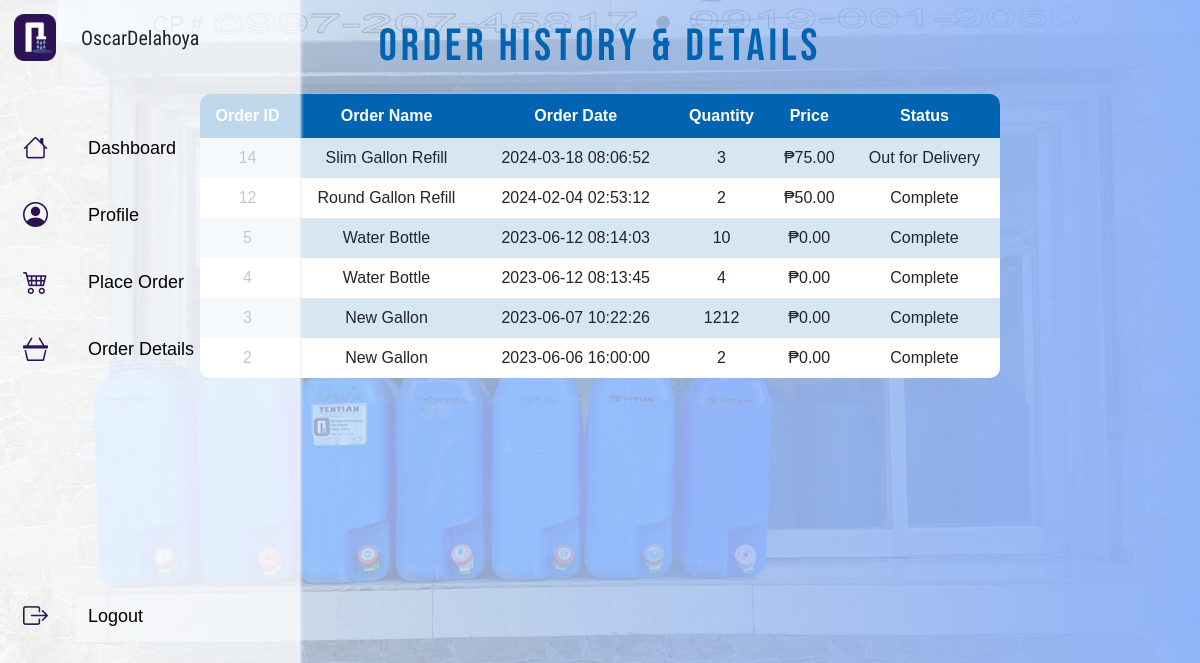
The app's page /customer/orderDetails.php (signed in) with its own data.
### tables this page shows
CREATE TABLE `orders` (
  `order_id` int(11) NOT NULL,
  `order_name` varchar(255) NOT NULL,
  `quantity` int(11) NOT NULL,
  `price` int(15) NOT NULL,
  `full_name` varchar(255) NOT NULL,
  `complete_address` varchar(255) NOT NULL,
  `date_created` timestamp NOT NULL DEFAULT current_timestamp(),
  `status` enum('Pending','Approved','Declined','Complete','Out for Delivery','Cancell') NOT NULL,
  `remarks` varchar(80) NOT NULL
);

### customer/orderDetails.php (the view, shortened to what this page needs)
<?php
$user = $_SESSION['user'];
include('../Connection/Connection.php');
$sql = "SELECT order_id, order_name, date_created, quantity, price,
               CASE
                    WHEN status = 'Ongoing Deliver' THEN 'Out For Delivery'
                    ELSE status
               END as status
        FROM orders
        WHERE full_name = '" . $user['full_name'] . "'
        ORDER BY order_id DESC";
$stmt = $conn->prepare($sql);
$stmt->execute();
$orders = $stmt->fetchAll(PDO::FETCH_ASSOC);
?>
<!DOCTYPE html>
<html>
<head>
    <link href="https://cdn.jsdelivr.net/npm/bootstrap@5.3.0-alpha3/dist/css/bootstrap.min.css" rel="stylesheet">
    <link rel="stylesheet" href="https://cdn.jsdelivr.net/npm/bootstrap-icons@1.10.5/font/bootstrap-icons.css">
    <link rel="stylesheet" href="../CSS/navstyle.css">
    <link rel="stylesheet" href="https://unpkg.com/aos@next/dist/aos.css"/>
</head>
<body>
    <?php include ('../customer/customerSidebar.php') ?>
    <div class="main-content">
        <div class="orderD-header"><h1>Order History & Details</h1></div>
        <div class="order-table" data-aos="fade-up">
            <table>
                <thead>
                    <tr>
                        <th scope="col">Order ID</th>
                        <th scope="col">Order Name</th>
                        <th scope="col">Order Date</th>
                        <th scope="col">Quantity</th>
                        <th scope="col">Price</th>
                        <th scope="col">Status</th>
                    </tr>
                </thead>
                <tbody>
                    <?php foreach ($orders as $order): ?>
                        <tr>
                            <td><?= $order['order_id']; ?></td>
                            <td><?= $order['order_name']; ?></td>
                            <td><?= $order['date_created']; ?></td>
                            <td><?= $order['quantity']; ?></td>
                            <td><?= '₱' . number_format($order['price'], 2); ?></td>
                            <td><?= $order['status']; ?></td>
                        </tr>
                    <?php endforeach; ?>
                </tbody>
            </table>
        </div>
    </div>
</body>
</html>

### CSS/navstyle.css (style rules this page uses)
* { padding: 0%; margin: 0%; font-family: sans-serif; }
body { height: 100px; background: linear-gradient(to right, #ebf8faa6, #8fb4fafa), url('../image/store-front.jpg') no-repeat center center fixed; background-size: cover; }
.main-content { max-width: 70%; margin: 0 auto; padding: 20px; box-sizing: border-box; }
.orderD-header h1 { font-family: 'Bebas Neue', sans-serif; letter-spacing: 4px; color: #0064B2; font-size: 45px; text-align: center; }
table { width: 100%; border-collapse: collapse; text-align: center; margin-top: 20px; }
table td, table th { padding: 8px; }
table tr:nth-child(even) { background-color: #fff; }
table tr:nth-child(odd) { background-color: #D7E6F3; }
table th { padding-top: 10px; padding-bottom: 10px; background-color: #0064B2; color: white; text-align: center; }
.order-table table { border-radius: 10px; overflow: hidden; }

### records on screen
orders: order_id "14", order_name "Slim Gallon Refill", date_created "2024-03-18 08:06:52", quantity "3", price "75.00", status "Out for Delivery"
orders: order_id "12", order_name "Round Gallon Refill", date_created "2024-02-04 02:53:12", quantity "2", price "50.00", status "Complete"
orders: order_id "5", order_name "Water Bottle", date_created "2023-06-12 08:14:03", quantity "10", price "0.00", status "Complete"
orders: order_id "4", order_name "Water Bottle", date_created "2023-06-12 08:13:45", quantity "4", price "0.00", status "Complete"
orders: order_id "3", order_name "New Gallon", date_created "2023-06-07 10:22:26", quantity "1212", price "0.00", status "Complete"
orders: order_id "2", order_name "New Gallon", date_created "2023-06-06 16:00:00", quantity "2", price "0.00", status "Complete"
